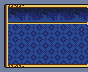

This is a level from a 2D game, rendered from its Tiled map with the project's own tilesets. A one-line summary and the complete map file follow:
An orthogonal 11x9 tile map with 8x8 px tiles, 1 tile layer (Tile Layer 1).

<map version="1.5" tiledversion="1.7.2" orientation="orthogonal" renderorder="right-down" width="11" height="9" tilewidth="8" tileheight="8" infinite="0" nextlayerid="2" nextobjectid="1">
 <tileset firstgid="1" name="AnimOff" tilewidth="8" tileheight="8" tilecount="32" columns="8">
  <image source="Anims_Off_Battle_Graphic-Sokaballa.png" width="64" height="32" />
 </tileset>
 <layer id="1" name="Tile Layer 1" width="11" height="9">
  <data encoding="csv">
5,7,7,8,8,8,8,8,8,8,2,
4,9,10,11,12,9,10,11,12,9,10,
4,17,18,19,20,17,18,19,20,17,21,
4,22,23,24,22,23,24,22,23,16,29,
4,30,31,6,30,31,6,30,31,6,30,
4,14,15,16,14,15,16,14,15,16,14,
4,22,23,24,22,23,24,22,23,24,22,
4,30,31,6,30,31,6,30,31,6,30,
1073741829,1073741831,1073741831,1073741832,1073741832,1073741832,1073741832,1073741832,1073741832,1073741832,1073741826
</data>
 </layer>
</map>
